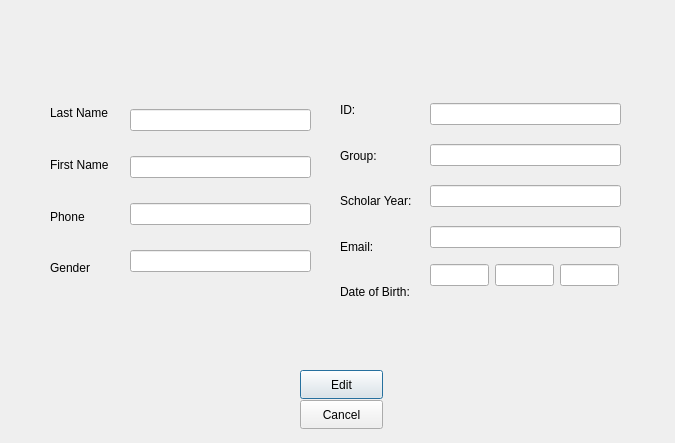
<?xml version="1.0" encoding="UTF-8"?>
<ui version="4.0">
 <class>Wdisplay_edit_sutdent</class>
 <widget class="QDialog" name="Wdisplay_edit_sutdent">
  <property name="geometry">
   <rect>
    <x>0</x>
    <y>0</y>
    <width>675</width>
    <height>443</height>
   </rect>
  </property>
  <property name="windowTitle">
   <string>Dialog</string>
  </property>
  <widget class="QWidget" name="layoutWidget">
   <property name="geometry">
    <rect>
     <x>130</x>
     <y>90</y>
     <width>181</width>
     <height>201</height>
    </rect>
   </property>
   <layout class="QVBoxLayout" name="verticalLayout_2">
    <item>
     <widget class="QLineEdit" name="last_name">
      <property name="readOnly">
       <bool>false</bool>
      </property>
     </widget>
    </item>
    <item>
     <widget class="QLineEdit" name="first_name">
      <property name="readOnly">
       <bool>false</bool>
      </property>
     </widget>
    </item>
    <item>
     <widget class="QLineEdit" name="phone">
      <property name="readOnly">
       <bool>false</bool>
      </property>
     </widget>
    </item>
    <item>
     <widget class="QLineEdit" name="gender">
      <property name="readOnly">
       <bool>false</bool>
      </property>
     </widget>
    </item>
   </layout>
  </widget>
  <widget class="QWidget" name="layoutWidget_3">
   <property name="geometry">
    <rect>
     <x>340</x>
     <y>90</y>
     <width>90</width>
     <height>222</height>
    </rect>
   </property>
   <layout class="QVBoxLayout" name="verticalLayout_6">
    <item>
     <widget class="QLabel" name="label_10">
      <property name="text">
       <string>ID:</string>
      </property>
     </widget>
    </item>
    <item>
     <widget class="QLabel" name="label_12">
      <property name="text">
       <string>Group:</string>
      </property>
     </widget>
    </item>
    <item>
     <widget class="QLabel" name="label_13">
      <property name="text">
       <string>Scholar Year:</string>
      </property>
     </widget>
    </item>
    <item>
     <widget class="QLabel" name="label_14">
      <property name="text">
       <string>Email:</string>
      </property>
     </widget>
    </item>
    <item>
     <widget class="QLabel" name="label_15">
      <property name="text">
       <string>Date of Birth:</string>
      </property>
     </widget>
    </item>
   </layout>
  </widget>
  <widget class="QWidget" name="layoutWidget_4">
   <property name="geometry">
    <rect>
     <x>430</x>
     <y>90</y>
     <width>191</width>
     <height>172</height>
    </rect>
   </property>
   <layout class="QVBoxLayout" name="verticalLayout_7">
    <item>
     <widget class="QLineEdit" name="ID">
      <property name="readOnly">
       <bool>false</bool>
      </property>
     </widget>
    </item>
    <item>
     <widget class="QLineEdit" name="group">
      <property name="readOnly">
       <bool>false</bool>
      </property>
     </widget>
    </item>
    <item>
     <widget class="QLineEdit" name="scholar_year">
      <property name="readOnly">
       <bool>false</bool>
      </property>
     </widget>
    </item>
    <item>
     <widget class="QLineEdit" name="email">
      <property name="readOnly">
       <bool>false</bool>
      </property>
     </widget>
    </item>
   </layout>
  </widget>
  <widget class="QWidget" name="layoutWidget_5">
   <property name="geometry">
    <rect>
     <x>50</x>
     <y>90</y>
     <width>81</width>
     <height>201</height>
    </rect>
   </property>
   <layout class="QVBoxLayout" name="verticalLayout_8">
    <item>
     <widget class="QLabel" name="label_17">
      <property name="text">
       <string>Last Name</string>
      </property>
     </widget>
    </item>
    <item>
     <widget class="QLabel" name="label_18">
      <property name="text">
       <string>First Name</string>
      </property>
     </widget>
    </item>
    <item>
     <widget class="QLabel" name="label_19">
      <property name="text">
       <string>Phone</string>
      </property>
     </widget>
    </item>
    <item>
     <widget class="QLabel" name="label_20">
      <property name="text">
       <string>Gender</string>
      </property>
     </widget>
    </item>
   </layout>
  </widget>
  <widget class="QWidget" name="layoutWidget">
   <property name="geometry">
    <rect>
     <x>430</x>
     <y>260</y>
     <width>189</width>
     <height>30</height>
    </rect>
   </property>
   <layout class="QHBoxLayout" name="horizontalLayout_4">
    <item>
     <widget class="QLineEdit" name="day">
      <property name="readOnly">
       <bool>false</bool>
      </property>
     </widget>
    </item>
    <item>
     <widget class="QLineEdit" name="month">
      <property name="readOnly">
       <bool>false</bool>
      </property>
     </widget>
    </item>
    <item>
     <widget class="QLineEdit" name="year">
      <property name="readOnly">
       <bool>false</bool>
      </property>
     </widget>
    </item>
   </layout>
  </widget>
  <widget class="QPushButton" name="editButton">
   <property name="geometry">
    <rect>
     <x>300</x>
     <y>370</y>
     <width>83</width>
     <height>29</height>
    </rect>
   </property>
   <property name="text">
    <string>Edit</string>
   </property>
  </widget>
  <widget class="QPushButton" name="Cancel_button">
   <property name="geometry">
    <rect>
     <x>300</x>
     <y>400</y>
     <width>83</width>
     <height>29</height>
    </rect>
   </property>
   <property name="text">
    <string>Cancel</string>
   </property>
  </widget>
 </widget>
 <resources/>
 <connections/>
</ui>
